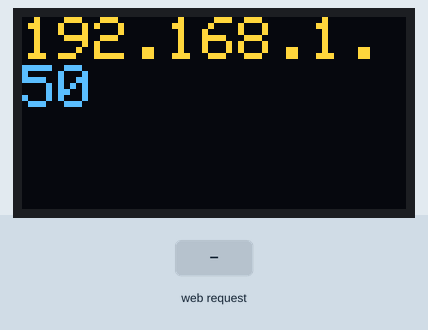
Recording of a sketch running on a simulated ESP32. On the bench: 128×64 one-colour display. Inputs (shaded band) come from the test bench. The OLED is the two-colour kind (top 16 rows yellow); WiFi joins after 1.5 s; servers stay silent unless stated; what the sketch prints to the serial monitor is not drawn.

Above: at 3.2 s.
3.3 s: HTTP request GET /sign received
Timing chart, 0 to 6.3 s (numbered marks = the images above; inputs shaded):
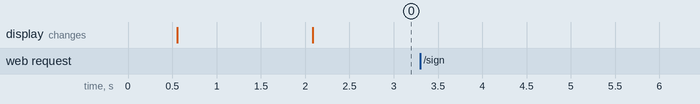

The sketch:

sign_to_speech.ino
```cpp
#include <WiFi.h>
#include <WebServer.h>
#include <Wire.h>
#include <Adafruit_GFX.h>
#include <Adafruit_SSD1306.h>

#define SCREEN_WIDTH 128
#define SCREEN_HEIGHT 64


Adafruit_SSD1306 display(SCREEN_WIDTH, SCREEN_HEIGHT, &Wire, -1);

String ssid = "gesture_talk";
String password = "12345678";

WebServer server(80);

/*========================================== Webpage =====================================*/

String webpage = R"====(
<!DOCTYPE html>
<html lang="en">
  <head>
    <meta charset="UTF-8" />
    <meta name="viewport" content="width=device-width, initial-scale=1.0" />
    <title>SignSpeak — Sign to Speech</title>
    <link rel="preconnect" href="https://fonts.googleapis.com" />
    <link rel="preconnect" href="https://fonts.gstatic.com" crossorigin />
    <link href="https://fonts.googleapis.com/css2?family=Space+Mono:wght@400;700&family=Syne:wght@400;700;800&display=swap" rel="stylesheet" />
    <style>
      :root {
        --bg: #0a0e1a;
        --card: #111827;
        --accent: #00e5ff;
        --accent2: #ff6b35;
        --text: #e8eaf0;
        --muted: #4a5568;
        --border: #1e2d3d;
        --glow: 0 0 30px rgba(0, 229, 255, 0.15);
        --glow-strong: 0 0 60px rgba(0, 229, 255, 0.3);
      }

      * { margin: 0; padding: 0; box-sizing: border-box; }

      body {
        min-height: 100vh;
        background-color: var(--bg);
        background-image:
          radial-gradient(ellipse 80% 60% at 50% -10%, rgba(0,229,255,0.08) 0%, transparent 60%),
          radial-gradient(ellipse 40% 40% at 90% 90%, rgba(255,107,53,0.06) 0%, transparent 50%);
        font-family: 'Syne', sans-serif;
        color: var(--text);
        display: flex;
        flex-direction: column;
        align-items: center;
        justify-content: center;
        padding: 20px;
        overflow-x: hidden;
      }

      /* ── Unmute Overlay ── */
      #unmute-overlay {
        position: fixed;
        inset: 0;
        background: rgba(10, 14, 26, 0.97);
        backdrop-filter: blur(10px);
        z-index: 1000;
        display: flex;
        flex-direction: column;
        align-items: center;
        justify-content: center;
        gap: 24px;
        transition: opacity 0.6s ease;
      }
      #unmute-overlay.hidden {
        opacity: 0;
        pointer-events: none;
      }
      .overlay-icon {
        font-size: 64px;
        animation: pulse-icon 2s ease-in-out infinite;
      }
      @keyframes pulse-icon {
        0%, 100% { transform: scale(1); }
        50% { transform: scale(1.1); }
      }
      .overlay-title {
        font-size: clamp(22px, 5vw, 32px);
        font-weight: 800;
        color: var(--accent);
        letter-spacing: 0.05em;
        text-align: center;
      }
      .overlay-sub {
        font-family: 'Space Mono', monospace;
        font-size: 13px;
        color: var(--muted);
        text-align: center;
        max-width: 280px;
        line-height: 1.6;
      }
      #unmute-btn {
        margin-top: 8px;
        padding: 16px 48px;
        background: var(--accent);
        color: #0a0e1a;
        font-family: 'Syne', sans-serif;
        font-size: 16px;
        font-weight: 800;
        border: none;
        border-radius: 50px;
        cursor: pointer;
        letter-spacing: 0.1em;
        text-transform: uppercase;
        box-shadow: 0 0 40px rgba(0,229,255,0.4);
        transition: transform 0.15s, box-shadow 0.15s;
      }
      #unmute-btn:hover {
        transform: scale(1.05);
        box-shadow: 0 0 60px rgba(0,229,255,0.6);
      }
      #unmute-btn:active { transform: scale(0.97); }

      /* ── Header ── */
      header {
        text-align: center;
        margin-bottom: 36px;
      }
      .logo-row {
        display: flex;
        align-items: center;
        justify-content: center;
        gap: 12px;
        margin-bottom: 6px;
      }
      .logo-dot {
        width: 10px;
        height: 10px;
        border-radius: 50%;
        background: var(--accent);
        box-shadow: 0 0 12px var(--accent);
        animation: blink 2s ease-in-out infinite;
      }
      @keyframes blink {
        0%, 100% { opacity: 1; }
        50% { opacity: 0.3; }
      }
      h1 {
        font-size: clamp(28px, 7vw, 48px);
        font-weight: 800;
        letter-spacing: -0.02em;
        color: var(--text);
      }
      h1 span { color: var(--accent); }
      .tagline {
        font-family: 'Space Mono', monospace;
        font-size: 11px;
        color: var(--muted);
        letter-spacing: 0.2em;
        text-transform: uppercase;
        margin-top: 4px;
      }

      /* ── Main Card ── */
      .card {
        width: 100%;
        max-width: 560px;
        background: var(--card);
        border: 1px solid var(--border);
        border-radius: 20px;
        padding: 32px;
        box-shadow: var(--glow);
        position: relative;
        overflow: hidden;
      }
      .card::before {
        content: '';
        position: absolute;
        top: 0; left: 0; right: 0;
        height: 2px;
        background: linear-gradient(90deg, transparent, var(--accent), transparent);
        opacity: 0.6;
      }

      .section-label {
        font-family: 'Space Mono', monospace;
        font-size: 10px;
        letter-spacing: 0.2em;
        text-transform: uppercase;
        color: var(--muted);
        margin-bottom: 12px;
      }

      /* ── Output Display ── */
      .output-box {
        background: #0d1520;
        border: 1px solid var(--border);
        border-radius: 12px;
        padding: 28px 24px;
        min-height: 100px;
        display: flex;
        align-items: center;
        justify-content: center;
        position: relative;
        margin-bottom: 24px;
        transition: border-color 0.3s, box-shadow 0.3s;
      }
      .output-box.speaking {
        border-color: var(--accent);
        box-shadow: 0 0 20px rgba(0,229,255,0.2);
      }
      #message {
        font-size: clamp(16px, 4vw, 22px);
        font-weight: 700;
        text-align: center;
        line-height: 1.4;
        color: var(--text);
        transition: opacity 0.3s;
      }
      #message.empty {
        color: var(--muted);
        font-weight: 400;
        font-size: 14px;
      }

      /* Speaking animation bars */
      .sound-bars {
        position: absolute;
        right: 16px;
        bottom: 16px;
        display: flex;
        gap: 3px;
        align-items: flex-end;
        height: 20px;
        opacity: 0;
        transition: opacity 0.3s;
      }
      .output-box.speaking .sound-bars { opacity: 1; }
      .bar {
        width: 3px;
        background: var(--accent);
        border-radius: 2px;
        animation: bar-anim 0.8s ease-in-out infinite;
      }
      .bar:nth-child(1) { height: 8px; animation-delay: 0s; }
      .bar:nth-child(2) { height: 16px; animation-delay: 0.15s; }
      .bar:nth-child(3) { height: 12px; animation-delay: 0.3s; }
      .bar:nth-child(4) { height: 20px; animation-delay: 0.1s; }
      .bar:nth-child(5) { height: 10px; animation-delay: 0.25s; }
      @keyframes bar-anim {
        0%, 100% { transform: scaleY(0.4); }
        50% { transform: scaleY(1); }
      }

      /* ── Status Row ── */
      .status-row {
        display: flex;
        align-items: center;
        justify-content: space-between;
        flex-wrap: wrap;
        gap: 12px;
        margin-bottom: 24px;
      }
      .status-chip {
        display: flex;
        align-items: center;
        gap: 6px;
        font-family: 'Space Mono', monospace;
        font-size: 11px;
        padding: 6px 12px;
        border-radius: 50px;
        border: 1px solid var(--border);
        background: #0d1520;
      }
      .status-dot {
        width: 6px;
        height: 6px;
        border-radius: 50%;
        background: var(--muted);
      }
      .status-chip.online .status-dot {
        background: #22c55e;
        box-shadow: 0 0 8px #22c55e;
        animation: blink 2s infinite;
      }
      .status-chip.speaking-chip .status-dot {
        background: var(--accent);
        box-shadow: 0 0 8px var(--accent);
        animation: blink 0.6s infinite;
      }
      #binary-code {
        font-family: 'Space Mono', monospace;
        font-size: 13px;
        font-weight: 700;
        color: var(--accent2);
        letter-spacing: 0.15em;
      }

      /* ── Gesture Grid ── */
      .grid-title {
        margin-bottom: 14px;
      }
      .gesture-grid {
        display: grid;
        grid-template-columns: repeat(auto-fill, minmax(130px, 1fr));
        gap: 8px;
      }
      .gesture-item {
        background: #0d1520;
        border: 1px solid var(--border);
        border-radius: 10px;
        padding: 10px 12px;
        display: flex;
        align-items: center;
        gap: 10px;
        transition: border-color 0.2s, background 0.2s;
        cursor: default;
      }
      .gesture-item.active {
        border-color: var(--accent);
        background: rgba(0, 229, 255, 0.06);
      }
      .gesture-code {
        font-family: 'Space Mono', monospace;
        font-size: 10px;
        color: var(--accent2);
        min-width: 34px;
      }
      .gesture-label {
        font-size: 11px;
        color: var(--muted);
        line-height: 1.3;
        transition: color 0.2s;
      }
      .gesture-item.active .gesture-label { color: var(--text); }

      /* ── Footer ── */
      footer {
        margin-top: 32px;
        text-align: center;
        font-family: 'Space Mono', monospace;
        font-size: 10px;
        color: var(--muted);
        letter-spacing: 0.1em;
      }
      footer span { color: var(--accent); }
    </style>
  </head>
  <body>

    <!-- Unmute Overlay -->
    <div id="unmute-overlay">
      <div class="overlay-icon">🔊</div>
      <div class="overlay-title">Enable Voice Output</div>
      <div class="overlay-sub">Tap below to activate audio. This allows the device to speak detected gestures aloud.</div>
      <button id="unmute-btn" onclick="activateAudio()">TAP TO ENABLE</button>
    </div>

    <!-- Header -->
    <header>
      <div class="logo-row">
        <div class="logo-dot"></div>
        <h1>Gesture<span>Talk</span></h1>
        <div class="logo-dot"></div>
      </div>
      <p class="tagline">Intelligent sign to voice communication system</p>
    </header>

    <!-- Main Card -->
    <div class="card">

      <!-- Output -->
      <p class="section-label">// detected output</p>
      <div class="output-box" id="output-box">
        <div id="message" class="empty">Waiting for gesture...</div>
        <div class="sound-bars">
          <div class="bar"></div>
          <div class="bar"></div>
          <div class="bar"></div>
          <div class="bar"></div>
          <div class="bar"></div>
        </div>
      </div>

      <!-- Status -->
      <div class="status-row">
        <div class="status-chip online">
          <div class="status-dot"></div>
          <span>DEVICE ONLINE</span>
        </div>
        <div style="display:flex; align-items:center; gap:8px;">
          <span style="font-family:'Space Mono',monospace;font-size:10px;color:var(--muted)">INPUT</span>
          <div id="binary-code">0000</div>
        </div>
        <div class="status-chip" id="speak-status">
          <div class="status-dot"></div>
          <span id="speak-label">IDLE</span>
        </div>
      </div>

      <!-- Gesture Reference -->
      <p class="section-label grid-title">// gesture map</p>
      <div class="gesture-grid" id="gesture-grid">
        <!-- filled by JS -->
      </div>

    </div>

    <footer>Final Year Project &nbsp;·&nbsp; <span>ESP32</span> Sign-to-Speech &nbsp;·&nbsp; 2026</footer>

    <script>
      const gestureMap = {
        "0001": "I want to go to the washroom",
        "0010": "I need water",
        "0011": "I am hungry",
        "0100": "I need help",
        "0101": "Please call someone",
        "0110": "I feel pain",
        "0111": "I want to rest",
        "1000": "Please give me food",
        "1001": "I want to go outside",
        "1010": "Please bring my phone",
        "1011": "I am feeling cold",
        "1100": "I am feeling hot",
        "1101": "Please turn on the light",
        "1110": "Please turn off the light",
        "1111": "Thank you"
      };

      // Build gesture grid
      const grid = document.getElementById("gesture-grid");
      for (const [code, label] of Object.entries(gestureMap)) {
        const item = document.createElement("div");
        item.className = "gesture-item";
        item.id = "g-" + code;
        item.innerHTML = `<span class="gesture-code">${code}</span><span class="gesture-label">${label}</span>`;
        grid.appendChild(item);
      }

      let lastSpoken = "";
      let audioUnlocked = false;
      const outputBox = document.getElementById("output-box");
      const messageEl = document.getElementById("message");
      const binaryEl = document.getElementById("binary-code");
      const speakStatus = document.getElementById("speak-status");
      const speakLabel = document.getElementById("speak-label");

      function activateAudio() {
        audioUnlocked = true;
        // Speak a silent utterance to unlock the audio context
        const unlock = new SpeechSynthesisUtterance(" ");
        unlock.volume = 0;
        window.speechSynthesis.speak(unlock);

        const overlay = document.getElementById("unmute-overlay");
        overlay.classList.add("hidden");
        setTimeout(() => overlay.style.display = "none", 700);
      }

      function highlightGesture(code) {
        document.querySelectorAll(".gesture-item").forEach(el => el.classList.remove("active"));
        const target = document.getElementById("g-" + code);
        if (target) target.classList.add("active");
      }

      function setSpeaking(isSpeaking) {
        if (isSpeaking) {
          outputBox.classList.add("speaking");
          speakStatus.classList.add("speaking-chip");
          speakLabel.textContent = "SPEAKING";
        } else {
          outputBox.classList.remove("speaking");
          speakStatus.classList.remove("speaking-chip");
          speakLabel.textContent = "IDLE";
        }
      }

      function speakText(text) {
        if (!audioUnlocked) return;
        window.speechSynthesis.cancel();
        const utt = new SpeechSynthesisUtterance(text);
        utt.lang = "en-IN";
        utt.rate = 0.95;
        utt.onstart = () => setSpeaking(true);
        utt.onend = () => setSpeaking(false);
        utt.onerror = () => setSpeaking(false);
        window.speechSynthesis.speak(utt);
      }

      async function fetchSign() {
        try {
          const response = await fetch("/sign");
          const data = await response.text();

          // Update binary display — extract from ESP or parse from text
          // We'll request binary separately via /binary endpoint
          // For now, reverse-lookup binary from text
          const binary = Object.keys(gestureMap).find(k => gestureMap[k] === data) || "0000";
          binaryEl.textContent = binary;
          highlightGesture(binary);

          if (data && data !== lastSpoken) {
            lastSpoken = data;
            messageEl.classList.remove("empty");
            messageEl.textContent = data;

            // Fade in effect
            messageEl.style.opacity = "0";
            setTimeout(() => { messageEl.style.opacity = "1"; }, 50);

            speakText(data);
          } else if (!data) {
            messageEl.classList.add("empty");
            messageEl.textContent = "Waiting for gesture...";
            binaryEl.textContent = "0000";
          }
        } catch (e) {
          console.error("Fetch error:", e);
        }
      }

      setInterval(fetchSign, 1000);
    </script>
  </body>
</html>
)====";

/*========================================= Handlers ===================================*/


  void showText(String msg) {
    display.clearDisplay();
    display.setTextSize(2);
    display.setTextColor(SSD1306_WHITE);
    display.setCursor(0, 0);

    display.print(msg);
    display.display();
  }


void handleRoot() {
  server.send(200, "text/html", webpage);
}

void getSign() {


  int S0 = analogRead(35);
  int S1 = analogRead(34);
  int S2 = analogRead(33);
  int S3 = analogRead(32);

  S0 /= 100;
  S1 /= 100;
  S2 /= 100;
  S3 /= 100;


  if (S3 >= 8) {
    S3 = 1;
  } else {
    {
      S3 = 0;
    }
  }

  if (S2 >= 4) {
    S2 = 1;
  } else {
    {
      S2 = 0;
    }
  }

  if (S1 >= 2) {
    S1 = 1;
  } else {
    {
      S1 = 0;
    }
  }

  if (S0 >= 8) {
    S0 = 1;
  } else {
    S0 = 0;
  }


  Serial.print(S3);
  Serial.print(" ");

  Serial.print(S2);
  Serial.print(" ");

  Serial.print(S1);
  Serial.print(" ");

  Serial.println(S0);
  delay(200);

  String input = (String)S3 + (String)S2 + (String)S1 + (String)S0;
  Serial.println(input);

  String text = "";
  if (input == "0001") text = "I want to go to the washroom";
  else if (input == "0010") text = "I need water";
  else if (input == "0011") text = "I am hungry";
  else if (input == "0100") text = "I need help";
  else if (input == "0101") text = "Please call someone";
  else if (input == "0110") text = "I feel pain";
  else if (input == "0111") text = "I want to rest";
  else if (input == "1000") text = "Please give me food";
  else if (input == "1001") text = "I want to go outside";
  else if (input == "1010") text = "Please bring my phone";
  else if (input == "1011") text = "I am feeling cold";
  else if (input == "1100") text = "I am feeling hot";
  else if (input == "1101") text = "Please turn on the light";
  else if (input == "1110") text = "Please turn off the light";
  else if (input == "1111") text = "";
  else if (input == "0000") text = "Hello";
  else text = "";

  if (text != "") showText(text);
  server.send(200, "text/plain", text);
}

/*=====================================================================================*/

void setup() {
  Serial.begin(115200);
  display.begin(SSD1306_SWITCHCAPVCC, 0x3C);
  delay(500);

  // pinMode(15, INPUT_PULLUP);
  // pinMode(17, INPUT_PULLUP);
  // pinMode(4, INPUT_PULLUP);
  // pinMode(16, INPUT_PULLUP);


  WiFi.begin(ssid, password);
  showText("Connecting...");

  while (WiFi.status() != WL_CONNECTED) {
    Serial.print(".");
    delay(300);
  }

  Serial.println("\nConnected!");
  Serial.println(WiFi.localIP());
  showText(WiFi.localIP().toString());

  server.on("/", handleRoot);
  server.on("/sign", getSign);

  server.begin();
}

void loop() {
  server.handleClient();
}
```

Measured:
- after the input at 3.3 s, every drawn part: stays the same
